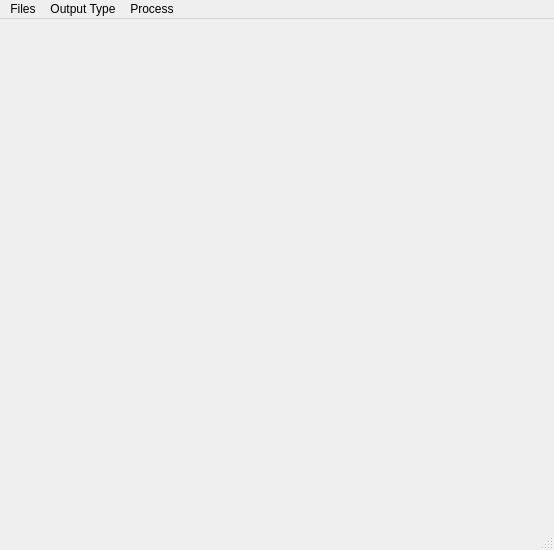
<?xml version="1.0" encoding="UTF-8"?>
<ui version="4.0">
 <class>DrishtiImport</class>
 <widget class="QMainWindow" name="DrishtiImport">
  <property name="geometry">
   <rect>
    <x>0</x>
    <y>0</y>
    <width>554</width>
    <height>550</height>
   </rect>
  </property>
  <property name="windowTitle">
   <string>Drishti - Import</string>
  </property>
  <widget class="QWidget" name="centralwidget">
   <layout class="QVBoxLayout"/>
  </widget>
  <widget class="QMenuBar" name="menubar">
   <property name="geometry">
    <rect>
     <x>0</x>
     <y>0</y>
     <width>554</width>
     <height>21</height>
    </rect>
   </property>
   <widget class="QMenu" name="menuFiles">
    <property name="title">
     <string>Files</string>
    </property>
    <widget class="QMenu" name="menuLoad">
     <property name="title">
      <string>Load</string>
     </property>
    </widget>
    <addaction name="menuLoad"/>
    <addaction name="actionTimeSeries"/>
    <addaction name="actionMergeVolumes"/>
    <addaction name="separator"/>
    <addaction name="saveImage"/>
    <addaction name="actionSave_As"/>
    <addaction name="actionBatch_Process"/>
    <addaction name="actionSave_Images"/>
    <addaction name="separator"/>
    <addaction name="loadLimits"/>
    <addaction name="saveLimits"/>
    <addaction name="separator"/>
    <addaction name="actionExit"/>
   </widget>
   <widget class="QMenu" name="menuOutput_Type">
    <property name="title">
     <string>Output Type</string>
    </property>
    <addaction name="action8_bit"/>
    <addaction name="action16_bit"/>
   </widget>
   <widget class="QMenu" name="menuProcess">
    <property name="title">
     <string>Process</string>
    </property>
    <addaction name="actionMimics"/>
   </widget>
   <addaction name="menuFiles"/>
   <addaction name="menuOutput_Type"/>
   <addaction name="menuProcess"/>
  </widget>
  <widget class="QStatusBar" name="statusbar"/>
  <action name="actionRAW">
   <property name="text">
    <string>raw</string>
   </property>
  </action>
  <action name="actionNetCDF">
   <property name="text">
    <string>netCDF</string>
   </property>
  </action>
  <action name="actionImage_directory">
   <property name="text">
    <string>standard image directory</string>
   </property>
  </action>
  <action name="actionDicom_directory">
   <property name="text">
    <string>dicom image directory</string>
   </property>
  </action>
  <action name="actionSave_As">
   <property name="text">
    <string>Save As (S)</string>
   </property>
  </action>
  <action name="actionBatch_Process">
   <property name="enabled">
    <bool>false</bool>
   </property>
   <property name="text">
    <string>Batch Process </string>
   </property>
   <property name="visible">
    <bool>false</bool>
   </property>
  </action>
  <action name="actionSave_Isosurface_As">
   <property name="text">
    <string>Save Isosurface (I)</string>
   </property>
  </action>
  <action name="actionSave_Images">
   <property name="text">
    <string>Save Images</string>
   </property>
  </action>
  <action name="actionExit">
   <property name="text">
    <string>Exit</string>
   </property>
  </action>
  <action name="actionImageMagick_directory">
   <property name="text">
    <string>16/32 bit grayscale image directory</string>
   </property>
  </action>
  <action name="actionTOM">
   <property name="text">
    <string>tom (QMUL)</string>
   </property>
  </action>
  <action name="actionHelp">
   <property name="text">
    <string>Help</string>
   </property>
  </action>
  <action name="actionSave_RGB">
   <property name="text">
    <string>Save RGB Volume</string>
   </property>
  </action>
  <action name="actionRGB_directory">
   <property name="text">
    <string>image directory for RGB volumes</string>
   </property>
  </action>
  <action name="actionAnalyze">
   <property name="text">
    <string>Analyze</string>
   </property>
  </action>
  <action name="actionHDF4_directory">
   <property name="text">
    <string>hdf4 directory</string>
   </property>
  </action>
  <action name="saveImage">
   <property name="text">
    <string>Save Image (Alt+S)</string>
   </property>
  </action>
  <action name="saveLimits">
   <property name="text">
    <string>Save Limits</string>
   </property>
  </action>
  <action name="loadLimits">
   <property name="text">
    <string>Load Limits</string>
   </property>
  </action>
  <action name="actionRaw_slices">
   <property name="text">
    <string>raw slices</string>
   </property>
  </action>
  <action name="actionTimeSeries">
   <property name="text">
    <string>Import Time Series</string>
   </property>
  </action>
  <action name="actionConvert">
   <property name="text">
    <string>Convert</string>
   </property>
   <property name="toolTip">
    <string>Conver old style processed volume to new style.</string>
   </property>
   <property name="statusTip">
    <string>Conver old style processed volume to new style.</string>
   </property>
   <property name="whatsThis">
    <string>Conver old style processed volume to new style.</string>
   </property>
   <property name="visible">
    <bool>false</bool>
   </property>
  </action>
  <action name="action8_bit">
   <property name="checkable">
    <bool>true</bool>
   </property>
   <property name="checked">
    <bool>true</bool>
   </property>
   <property name="text">
    <string>8-bit</string>
   </property>
  </action>
  <action name="action16_bit">
   <property name="checkable">
    <bool>true</bool>
   </property>
   <property name="text">
    <string>16-bit</string>
   </property>
  </action>
  <action name="actionMergeVolumes">
   <property name="text">
    <string>Merge Volumes</string>
   </property>
  </action>
  <action name="actionMimics">
   <property name="text">
    <string>Mimics - Import Multiple Dicom</string>
   </property>
  </action>
 </widget>
 <resources/>
 <connections/>
</ui>
